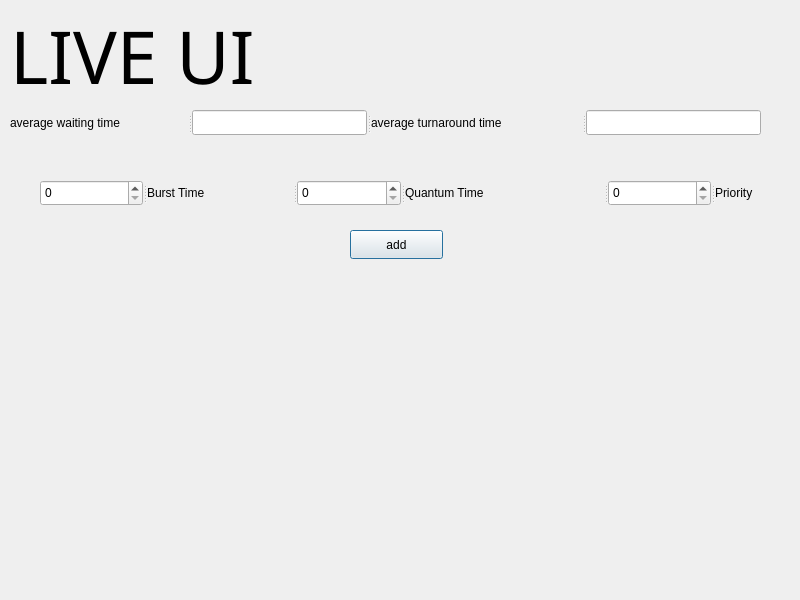
<?xml version="1.0" encoding="UTF-8"?>
<ui version="4.0">
 <class>live</class>
 <widget class="QDialog" name="live">
  <property name="geometry">
   <rect>
    <x>0</x>
    <y>0</y>
    <width>800</width>
    <height>600</height>
   </rect>
  </property>
  <property name="windowTitle">
   <string>Dialog</string>
  </property>
  <widget class="QPushButton" name="add">
   <property name="geometry">
    <rect>
     <x>350</x>
     <y>230</y>
     <width>93</width>
     <height>29</height>
    </rect>
   </property>
   <property name="text">
    <string>add</string>
   </property>
  </widget>
  <widget class="QLabel" name="label_4">
   <property name="geometry">
    <rect>
     <x>10</x>
     <y>-20</y>
     <width>751</width>
     <height>151</height>
    </rect>
   </property>
   <property name="font">
    <font>
     <family>Impact</family>
     <pointsize>55</pointsize>
    </font>
   </property>
   <property name="text">
    <string>LIVE UI</string>
   </property>
  </widget>
  <widget class="QSplitter" name="splitter">
   <property name="geometry">
    <rect>
     <x>40</x>
     <y>180</y>
     <width>771</width>
     <height>26</height>
    </rect>
   </property>
   <property name="orientation">
    <enum>Qt::Horizontal</enum>
   </property>
   <widget class="QSpinBox" name="BurstTime"/>
   <widget class="QLabel" name="label_2">
    <property name="text">
     <string>Burst Time</string>
    </property>
   </widget>
   <widget class="QSpinBox" name="quantum"/>
   <widget class="QLabel" name="quantum_label">
    <property name="font">
     <font>
      <pointsize>9</pointsize>
     </font>
    </property>
    <property name="text">
     <string>Quantum Time</string>
    </property>
   </widget>
   <widget class="QSpinBox" name="priorityy"/>
   <widget class="QLabel" name="priority_label">
    <property name="text">
     <string>Priority</string>
    </property>
   </widget>
  </widget>
  <widget class="QSplitter" name="splitter_2">
   <property name="geometry">
    <rect>
     <x>10</x>
     <y>110</y>
     <width>751</width>
     <height>25</height>
    </rect>
   </property>
   <property name="orientation">
    <enum>Qt::Horizontal</enum>
   </property>
   <widget class="QLabel" name="label">
    <property name="text">
     <string>average waiting time</string>
    </property>
   </widget>
   <widget class="QLineEdit" name="avgturnt_2"/>
   <widget class="QLabel" name="label_5">
    <property name="text">
     <string>average turnaround time</string>
    </property>
   </widget>
   <widget class="QLineEdit" name="avgturnt"/>
  </widget>
 </widget>
 <resources/>
 <connections/>
</ui>
